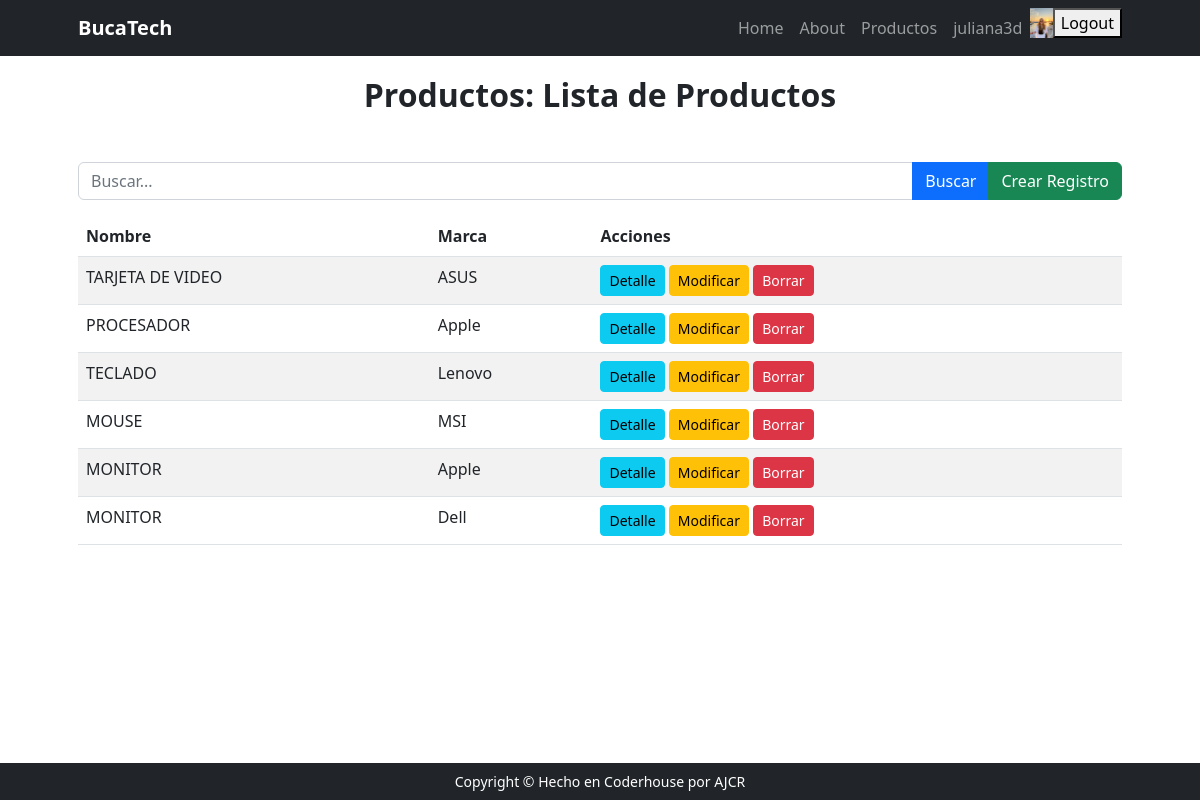
Page /products/product/list (signed in) on the earlier database version.
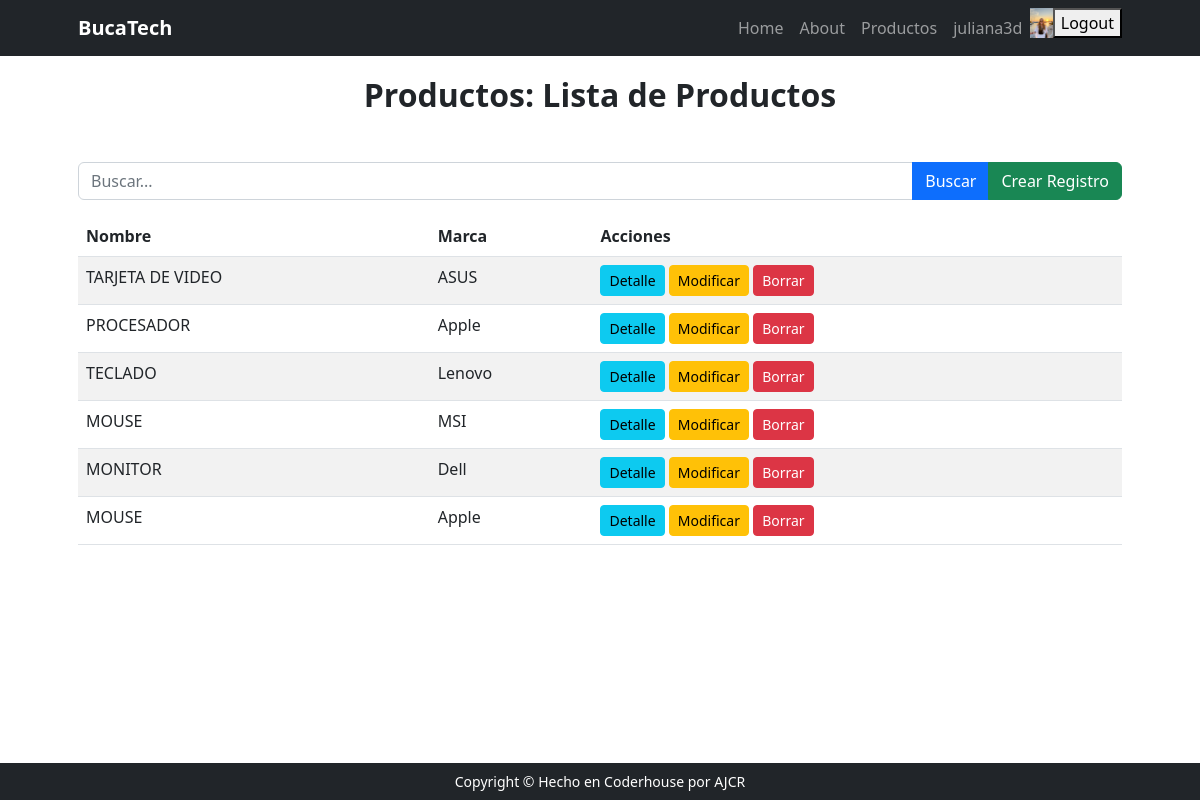
Same page on the later database version.
### ventas/models.py (models this page shows, shortened)
class Vendedor(models.Model):
    usuario = models.OneToOneField(User, on_delete=models.CASCADE, related_name='vendedor')
    celular = models.CharField(max_length=50, blank=True, null=True)
    avatar = models.ImageField(upload_to='avatares', blank=True, null=True)
    class Meta:
        verbose_name = 'Vendedor'
        verbose_name_plural = 'Vendedores'

### productos/models.py (models this page shows, shortened)
class Product(models.Model):
    name = models.CharField(max_length=200)
    description = models.TextField()
    price = models.DecimalField(max_digits=10, decimal_places=2)
    stock_quantity = models.IntegerField()
    category = models.ForeignKey(Category, on_delete=models.CASCADE)
    brand = models.ForeignKey(Brand, on_delete=models.CASCADE)
    specs = models.JSONField(null=True, blank=True)  # To store specifications like RAM, Storage, etc.
    image = models.ImageField(upload_to='product_images/', null=True, blank=True)
    class Meta:
        verbose_name = 'Producto'
        verbose_name_plural = 'Producto'

class Brand(models.Model):
    name = models.CharField(max_length = 100)
    description = models.TextField()
    def __str__(self) -> str:
        return self.name
    class Meta:
        verbose_name = 'Brand'
        verbose_name_plural = 'Brand'

### productos/views.py (the view)
class ProductList(ListView):
    model = Product
    template_name = 'product/product_list.html' ## Preguntar como arreglar
    def get_queryset(self):
        queryset = super().get_queryset()
        q = self.request.GET.get('q')
        if q:
            queryset = Product.objects.filter(name__icontains=q)
        return queryset

### productos/templates/product/product_list.html
{% extends 'core/base.html' %}
{% block header %}
    Productos: Lista de Productos
{% endblock header %}
{% block main %}
    <form action="{% url 'productos:product_list' %}" method="get" class="mb-3">
        <div class="input-group">
            <input type="text" name="q" class="form-control" placeholder="Buscar..." />
            <button type="submit" class="btn btn-primary">Buscar</button>
            <a href="{% url 'productos:product_create' %}" class="btn btn-success">Crear Registro</a>
        </div>
    </form>
    <div class="table-responsive">
        <table class="table table-striped">
            <thead>
                <tr>
                    <th scope="col">Nombre</th>
                    <th scope="col">Marca</th>
                    <th scope="col">Acciones</th>
                </tr>
            </thead>
            <tbody>
                {% for object in object_list %}
                <tr>
                    <td>{{ object.name | upper }}</td>
                    <td>{{ object.brand }}</td>
                    <td>
                        <a href="{% url 'productos:product_detail' object.id %}" class="btn btn-info btn-sm">Detalle</a>
                        <a href="{% url 'productos:product_update' object.id %}" class="btn btn-warning btn-sm">Modificar</a>
                        <a href="{% url 'productos:product_delete' object.id %}" class="btn btn-danger btn-sm">Borrar</a>
                    </td>
                </tr>
                {% empty %}
                <tr>
                    <td colspan="3" class="text-center">No hay registros</td>
                </tr>
                {% endfor %}
            </tbody>
        </table>
    </div>
{% endblock main %}

### core/templates/core/base.html (shortened to what this page needs)
{% load static %}
<!DOCTYPE html>
<html lang="es">
    <head>
        <link href="https://cdn.jsdelivr.net/npm/bootstrap-icons@1.5.0/font/bootstrap-icons.css"
              rel="stylesheet" />
        <link href="{% static 'core/css/styles.css' %}" rel="stylesheet" />
    </head>
    <body class="d-flex flex-column h-100">
        <main class="flex-shrink-0">
            {% include 'core/componentes/navbar.html' %}
            <section class="py-3">
                <div class="container px-5 my-1">
                    <div class="row gx-5 justify-content-center">
                        <div class="col-lg-8 col-xl-6">
                            <div class="text-center">
                                <h2 class="fw-bolder">{% block header %}
                                    {% endblock header %}</h2>
                            </div>
                        </div>
                    </div>
                </div>
            </section>
            <section class="py-3">
                <div class="container px-5 my-1">
                    <div class="row gx-5 justify-content-center">
                        {% block main %}
                        {% endblock main %}
                    </div>
                </div>
        </main>
        {% include 'core/componentes/footer.html' %}
    </body>
</html>

### core/templates/core/componentes/navbar.html (shortened to what this page needs)
{% load static %}
<nav class="navbar navbar-expand-lg navbar-dark bg-dark">
    <div class="container px-5">
        <a class="navbar-brand" href="{% url 'core:index' %}">
            <strong>BucaTech</strong>
        </a>
        <div class="collapse navbar-collapse" id="navbarSupportedContent">
            <ul class="navbar-nav ms-auto mb-2 mb-lg-0">
                <li class="nav-item"><a class="nav-link" href="{% url 'core:index' %}">Home</a></li>
                <li class="nav-item"><a class="nav-link" href="{% url 'core:about' %}">About</a></li>
                {% if user.is_authenticated %}
                <li class="nav-item"><a class="nav-link" href="{% url 'productos:index' %}">Productos</a></li>
                <li class="nav-item"><a class="nav-link" href="{% url 'core:profile' %}">{{ user.username }}</a></li>
                {% if user.vendedor.avatar %}
                <img src="{{ user.vendedor.avatar.url }}" alt="avatar" style="height: 30px" />
                {% else %}
                <img src="{% static 'core/img/perfil.png' %}" alt="avatar" style="height: 30px" />
                {% endif %}
            <form action="{% url 'core:logout' %}" method="post">
                <button type="submit">Logout</button>
            </form>
            {% else %}
            <li class="nav-item"><a class="nav-link" href="{% url 'core:login' %}">Login</a></li>
            {% endif %}
        </ul>
    </div>
</div>
</nav>

### core/templates/core/componentes/footer.html (shortened to what this page needs)
<footer class="bg-dark py-2 fixed-bottom">
    <div class="container px-4 px-lg-5">
        <div class="col-auto">
            <div class="small m-0 text-white text-center">Copyright &copy; Hecho en Coderhouse por AJCR</div></div>
            </div>
</footer>

Differences in the rows shown:
removed Product: name "MONITOR", brand "Apple"
added Product: name "MOUSE", brand "Apple"
